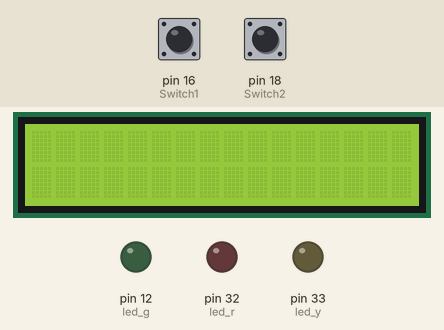
Simulated run of this program. Board: Raspberry Pi (header pin numbers). On the bench: 16×2 character LCD, output pins drawn as LEDs (lit = HIGH). Inputs (shaded band) come from the test bench; at power-on: pin 16 (Switch1) LOW, pin 18 (Switch2) LOW. Library files of the repository ran but are not shown: I2C_driver.py.

Above: at 1.4 s.
1.5 s: pin 16 (Switch1) pulled HIGH for 0.15 s
At 2.3 s:
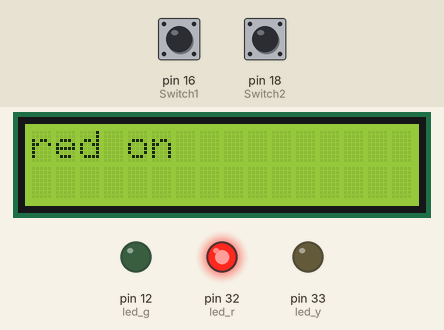
4.6 s: pin 18 (Switch2) pulled HIGH for 0.15 s
At 5.3 s:
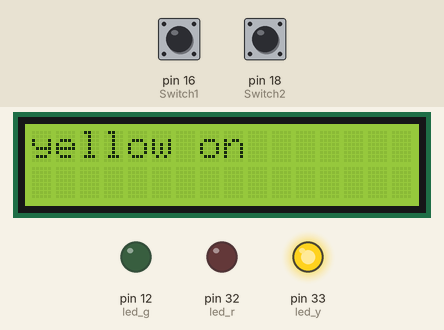
7.1 s: pin 18 (Switch2) pulled HIGH for 3.2 s
At 11.6 s:
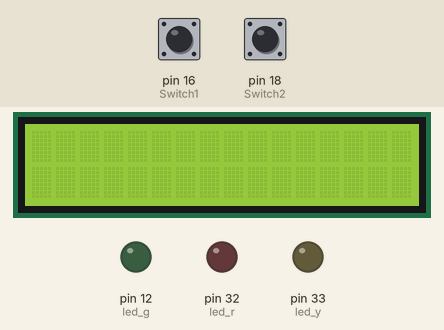
11.8 s: pin 16 (Switch1) pulled HIGH for 1 s
At 13.6 s:
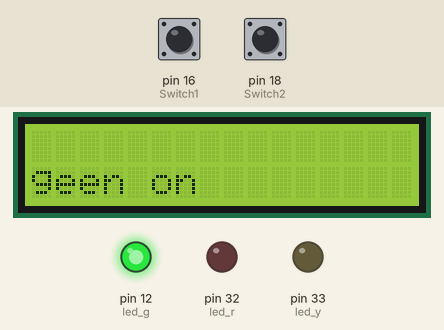
Timing chart, 0 to 14.4 s (numbered marks = the images above; inputs shaded):
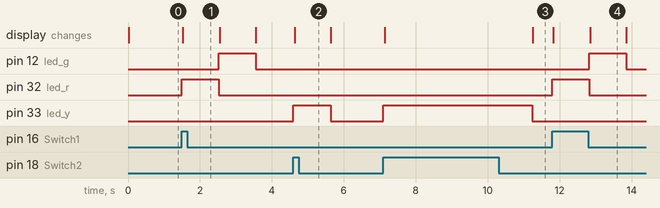

The program:

lcd_pra2.py
```python
import RPi.GPIO as GPIO
import I2C_driver as LCD
from time import*

led_g=12
led_r=32
led_y=33
Switch1=16
Switch2=18

GPIO.setwarnings(False)
GPIO.setmode(GPIO.BOARD)

def main():
  GPIO.setup([Switch1, Switch2], GPIO.IN, pull_up_down=GPIO.PUD_DOWN)
  GPIO.setup([led_g, led_r, led_y], GPIO.OUT, initial=GPIO.LOW)

  mylcd=LCD.lcd()

  while 1:
      if GPIO.input(Switch1)==GPIO.HIGH:
        GPIO.output(led_r,GPIO.HIGH)
        mylcd.lcd_display_string("red on",1)
        sleep(1)
        GPIO.output(led_r, GPIO.LOW)
        mylcd.lcd_clear()

        GPIO.output(led_g, GPIO.HIGH)
        mylcd.lcd_display_string("geen on",2)
        sleep(1)
        GPIO.output(led_g, GPIO.LOW)
        mylcd.lcd_clear()

      elif GPIO.input(Switch2)==GPIO.HIGH:
        GPIO.output(led_y, GPIO.HIGH)
        mylcd.lcd_display_string("yellow on",1)
        sleep(1)
        GPIO.output(led_y, GPIO.LOW)
        mylcd.lcd_clear()

if __name__=="__main__":
    main()
```

Measured:
- after the input at 1.5 s, pin 12 (led_g): LOW → HIGH after 1.0 s, → LOW 1.0 s later; pin 32 (led_r): LOW → HIGH at once, → LOW 1.0 s later; the display: changes at once (image 1)
- after the input at 4.6 s, pin 33 (led_y): LOW → HIGH at once, → LOW 1.0 s later; the display: changes at once (image 2)
- after the input at 7.1 s, pin 33 (led_y): LOW → HIGH at once, → LOW 4.1 s later; the display: first changes at once (image 3 shows a later state)
- after the input at 11.8 s, pin 12 (led_g): LOW → HIGH after 1.0 s, → LOW 1.0 s later; pin 32 (led_r): LOW → HIGH at once, → LOW 1.0 s later; the display: first changes at once (image 4 shows a later state)
- what the display in image 4 shows lasts 1.0 s, from 12.9 s to 13.9 s
